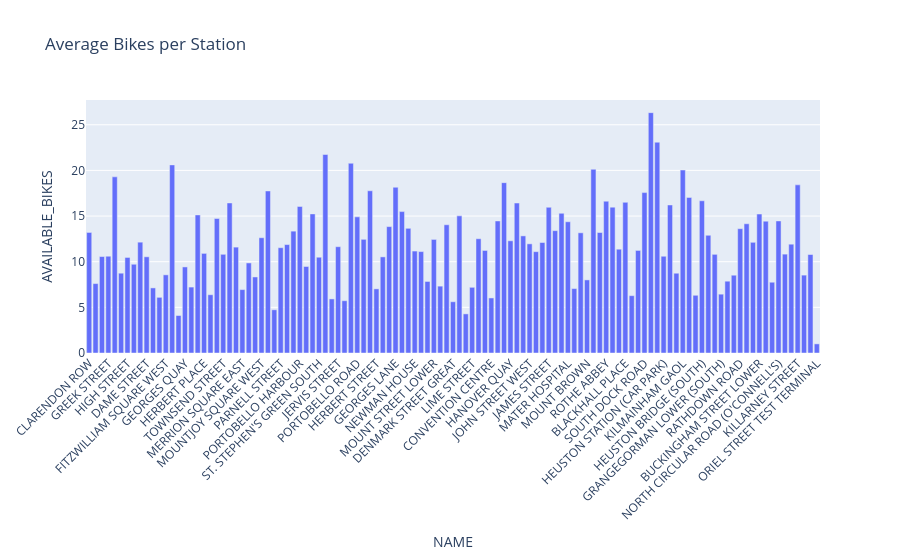

The code cell stored with this chart in its notebook:
### Markdown cell above
#### Average bikes per station

### Code cell
fig = px.bar(
    data_station,
    x="NAME",
    y="AVAILABLE_BIKES",
    title="Average Bikes per Station"
)

fig.update_layout(xaxis_tickangle=-45)

fig.show()

### Figure 1 — Plotly figure (JSON) as saved in the notebook; plotly's stock layout.template omitted (floating-point values rounded to 4 significant figures)
{"data": [{"hovertemplate": "NAME=%{x}<br>AVAILABLE_BIKES=%{y}<extra></extra>", "legendgroup": "", "marker": {"color": "#636efa", "pattern": {"shape": ""}}, "name": "", "orientation": "v", "showlegend": false, "textposition": "auto", "type": "bar", "x": ["CLARENDON ROW", "BLESSINGTON STREET", "BOLTON STREET", "GREEK STREET", "CHARLEMONT PLACE", "CHRISTCHURCH PLACE", "HIGH STREET", "CUSTOM HOUSE QUAY", "EXCHEQUER STREET", "DAME STREET", "EARLSFORT TERRACE", "ECCLES STREET", "FITZWILLIAM SQUARE WEST", "FOWNES STREET UPPER", "HARDWICKE STREET", "GEORGES QUAY", "GOLDEN LANE", "GRANTHAM STREET", "HERBERT PLACE", "JAMES STREET EAST", "LEINSTER STREET SOUTH", "TOWNSEND STREET", "CUSTOM HOUSE", "CATHAL BRUGHA STREET", "MERRION SQUARE EAST", "MERRION SQUARE WEST", "MOLESWORTH STREET", "MOUNTJOY SQUARE WEST", "ORMOND QUAY UPPER", "PARNELL SQUARE NORTH", "PARNELL STREET", "PEARSE STREET", "PRINCES STREET / O'CONNELL STREET", "PORTOBELLO HARBOUR", "SMITHFIELD", "ST. STEPHEN'S GREEN EAST", "ST. STEPHEN'S GREEN SOUTH", "TALBOT STREET", "WILTON TERRACE", "JERVIS STREET", "HARCOURT TERRACE", "SMITHFIELD NORTH", "PORTOBELLO ROAD", "UPPER SHERRARD STREET", "DEVERELL PLACE", "HERBERT STREET", "EXCISE WALK", "GUILD STREET", "GEORGES LANE", "YORK STREET WEST", "YORK STREET EAST", "NEWMAN HOUSE", "CLONMEL STREET", "HATCH STREET", "MOUNT STREET LOWER", "GRATTAN STREET", "SIR PATRICK DUN'S", "DENMARK STREET GREAT", "NORTH CIRCULAR ROAD", "HARDWICKE PLACE", "LIME STREET", "FENIAN STREET", "SANDWITH STREET", "CONVENTION CENTRE", "NEW CENTRAL BANK", "THE POINT", "HANOVER QUAY", "GRAND CANAL DOCK", "KEVIN STREET", "JOHN STREET WEST", "FRANCIS STREET", "OLIVER BOND STREET", "JAMES STREET", "MARKET STREET SOUTH", "WOLFE TONE STREET", "MATER HOSPITAL", "ECCLES STREET EAST", "ST JAMES HOSPITAL (LUAS)", "MOUNT BROWN", "EMMET ROAD", "BROOKFIELD ROAD", "ROTHE ABBEY", "PARKGATE STREET", "COLLINS BARRACKS MUSEUM", "BLACKHALL PLACE", "FITZWILLIAM SQUARE EAST", "BENSON STREET", "SOUTH DOCK ROAD", "HEUSTON BRIDGE (NORTH)", "HEUSTON STATION (CENTRAL)", "HEUSTON STATION (CAR PARK)", "ROYAL HOSPITAL", "KILMAINHAM LANE", "KILMAINHAM GAOL", "FREDERICK STREET SOUTH", "CITY QUAY", "HEUSTON BRIDGE (SOUTH)", "KING STREET NORTH", "WESTERN WAY", "GRANGEGORMAN LOWER (SOUTH)", "GRANGEGORMAN LOWER (CENTRAL)", "GRANGEGORMAN LOWER (NORTH)", "RATHDOWN ROAD", "CHARLEVILLE ROAD", "AVONDALE ROAD", "BUCKINGHAM STREET LOWER", "PHIBSBOROUGH ROAD", "MOUNTJOY SQUARE EAST", "NORTH CIRCULAR ROAD (O'CONNELL'S)", "MERRION SQUARE SOUTH", "WILTON TERRACE (PARK)", "KILLARNEY STREET", "BROADSTONE", "HANOVER QUAY EAST", "ORIEL STREET TEST TERMINAL"], "xaxis": "x", "y": [13.2, 7.604, 10.56, 10.6, 19.3, 8.742, 10.47, 9.72, 12.14, 10.54, 7.13, 6.096, 8.561, 20.6, 4.107, 9.427, 7.222, 15.13, 10.91, 6.382, 14.73, 10.81, 16.44, 11.6, 6.944, 9.864, 8.328, 12.63, 17.75, 4.734, 11.53, 11.88, 13.35, 16.05, 9.476, 15.24, 10.49, 21.74, 5.923, 11.64, 5.727, 20.78, 14.91, 12.45, 17.77, 7.024, 10.53, 13.84, 18.15, 15.49, 13.66, 11.17, 11.11, 7.837, 12.44, 7.323, 14.05, 5.614, 15.02, 4.285, 7.196, 12.52, 11.23, 6.03, 14.46, 18.66, 12.29, 16.43, 12.83, 11.96, 11.1, 12.1, 15.96, 13.4, 15.3, 14.37, 7.056, 13.17, 8.007, 20.12, 13.2, 16.63, 15.98, 11.37, 16.5, 6.281, 11.23, 17.57, 26.33, 23.09, 10.6, 16.21, 8.739, 20.04, 17.04, 6.323, 16.67, 12.9, 10.81, 6.444, 7.865, 8.52, 13.62, 14.15, 12.13, 15.22, 14.44, 7.751, 14.47, 10.83, 11.92, 18.42, 8.531, 10.79, 1.0], "yaxis": "y"}], "layout": {"barmode": "relative", "legend": {"tracegroupgap": 0}, "title": {"text": "Average Bikes per Station"}, "xaxis": {"anchor": "y", "domain": [0, 1], "tickangle": -45, "title": {"text": "NAME"}}, "yaxis": {"anchor": "x", "domain": [0, 1], "title": {"text": "AVAILABLE_BIKES"}}}}
